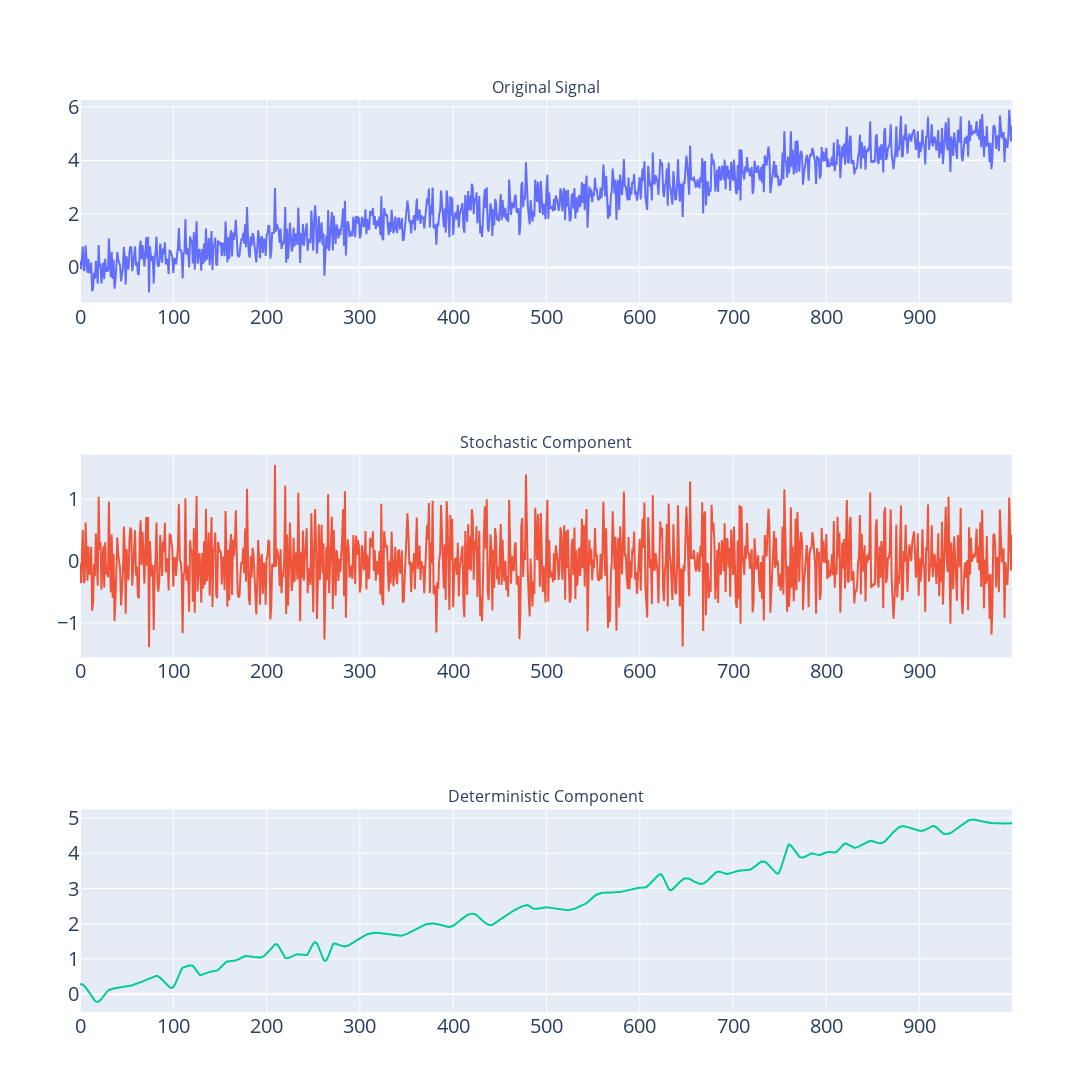

The code cell stored with this chart in its notebook:
### Code cell
stochastic_component, deterministic_component = smooth_signal.emd_wrapper(time_series, t, mape_max = 0.8, plot_components = True)

### Figure 1 — Plotly figure (JSON) as saved in the notebook; plotly's stock layout.template omitted (floating-point values rounded to 4 significant figures; data arrays with more than 128 entries replaced by an {"elided": "..."} marker saying what was removed)
{"data": [{"mode": "lines", "name": "Original Signal", "type": "scatter", "x": {"elided": "1000 int values"}, "xaxis": "x", "y": {"elided": "1000 float values"}, "yaxis": "y"}, {"mode": "lines", "name": "Stochastic Component", "type": "scatter", "x": {"elided": "1000 int values"}, "xaxis": "x2", "y": {"elided": "1000 float values"}, "yaxis": "y2"}, {"mode": "lines", "name": "Deterministic Component", "type": "scatter", "x": {"elided": "1000 int values"}, "xaxis": "x3", "y": {"elided": "1000 float values"}, "yaxis": "y3"}], "layout": {"annotations": [{"font": {"size": 16}, "showarrow": false, "text": "Original Signal", "x": 0.5, "xanchor": "center", "xref": "paper", "y": 1, "yanchor": "bottom", "yref": "paper"}, {"font": {"size": 16}, "showarrow": false, "text": "Stochastic Component", "x": 0.5, "xanchor": "center", "xref": "paper", "y": 0.6111, "yanchor": "bottom", "yref": "paper"}, {"font": {"size": 16}, "showarrow": false, "text": "Deterministic Component", "x": 0.5, "xanchor": "center", "xref": "paper", "y": 0.2222, "yanchor": "bottom", "yref": "paper"}], "font": {"size": 20}, "height": 1200, "showlegend": false, "width": 2000, "xaxis": {"anchor": "y", "domain": [0, 1]}, "xaxis2": {"anchor": "y2", "domain": [0, 1]}, "xaxis3": {"anchor": "y3", "domain": [0, 1]}, "yaxis": {"anchor": "x", "domain": [0.7778, 1]}, "yaxis2": {"anchor": "x2", "domain": [0.3889, 0.6111]}, "yaxis3": {"anchor": "x3", "domain": [0, 0.2222]}}}
